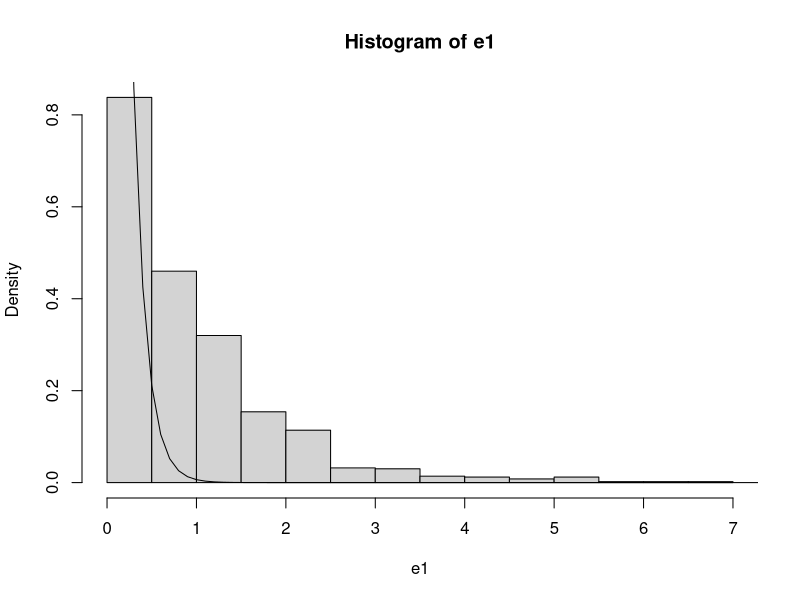

Generate this figure with R: (Note: this script raises an error after producing the figure.)
n=1000 # sample size
u=runif(n)
u1=1-u
e1=-log(u1)
hist(e1,probability =T) # Use option probability =T to plot relative frequency histogram
x=seq(0,10,0.1)
lines(x,dexp(x,7))


# My code:

N = seq(1000,200000, 1000) # Different sample size, N = 1000, 2000, 3000, ..., 200000
U = lapply(N, runif)

MyU1 = function(x){
  lapply(x, function(x)1-x)
}
U1 = lapply(U, MyU1)

MyE1 = function(x){
  lapply(x, function(x)-log(x))
}
E1 = lapply(U1, MyE1)

# plot average
average = lapply(E1, function(x)mean(unlist(x)))
plot(N, average, type = "b", pch = 19, col = "red", xlab = "N", ylab = "Average")

# plot variance
variance = lapply(E1, function(x)var(unlist(x)))
plot(N, variance, type = "b", pch = 19, col = "blue", xlab = "N", ylab = "Variance")
